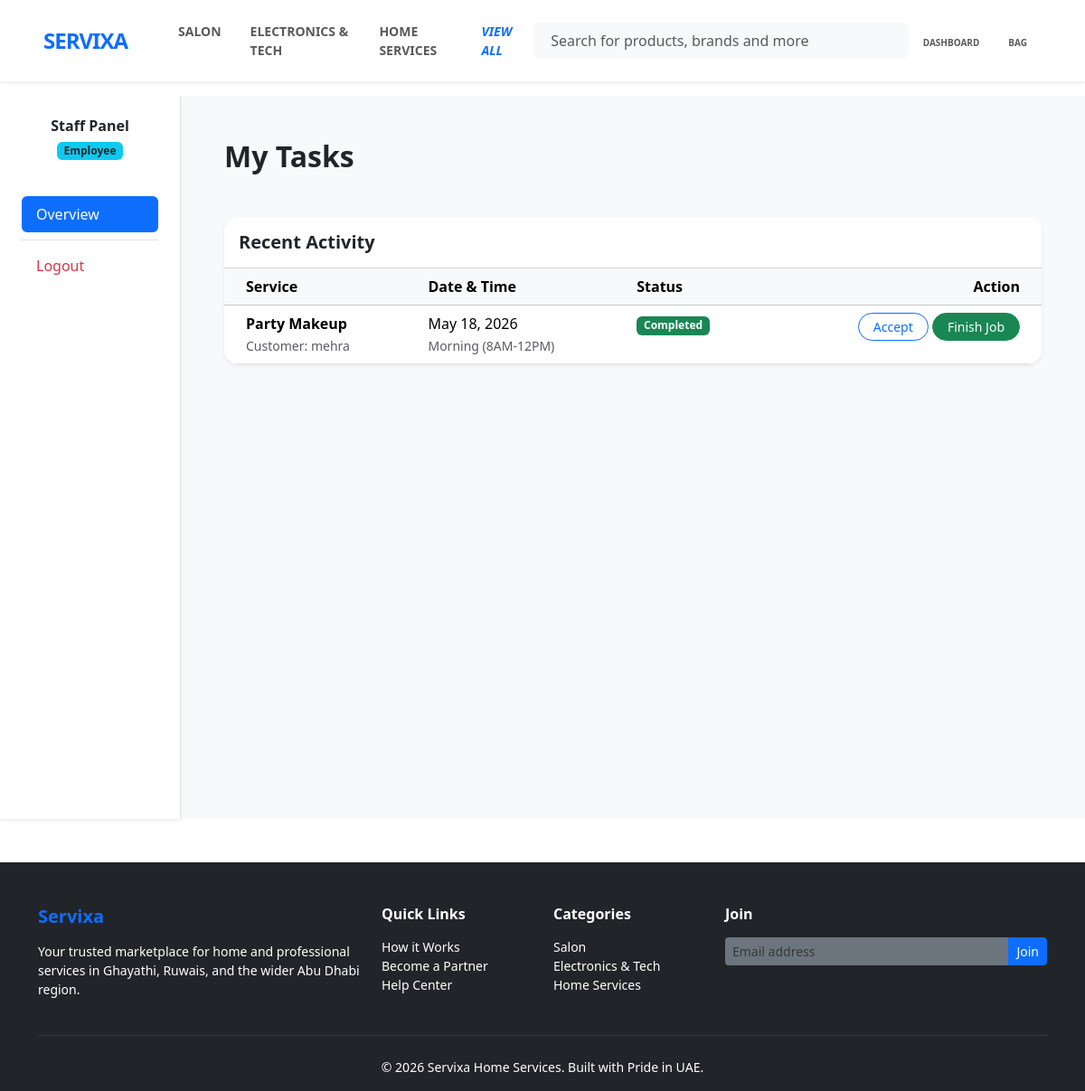
Screenshot of /company/dashboard (signed in) with the database file from the repository.
### services/models.py (models this page shows, shortened)
class Category(models.Model):
    name = models.CharField(max_length=100)
    icon = models.ImageField(upload_to='category_icons',blank=True)

class Service(models.Model):
    category = models.ForeignKey(Category,on_delete=models.SET_NULL,null=True,related_name='cat_services')
    sub_cat = models.ForeignKey(Sub_category,on_delete=models.CASCADE,related_name='subcat_services',blank=True,null = True)
    company = models.ForeignKey(Company,on_delete=models.CASCADE,related_name='services')
    title = models.CharField(max_length=100)
    description = models.TextField(blank=True,null=True)
    overview = models.TextField(blank=True,null=True)
    img = models.ImageField(upload_to='service_images',null = True,blank=True)
    price = models.DecimalField(max_digits=10,decimal_places=2)
    duration_minutes = models.PositiveIntegerField()
    is_available = models.BooleanField(default=True)
    created_at = models.DateTimeField(auto_now_add=True)

### accounts/models.py (models this page shows, shortened)
class CustomUser(AbstractUser):
    ROLE_CHOICES = (
        ('admin','Admin'),
        ('customer','Customer'),
        ('freelancer','Freelancer'),
        ('company admin','Company Admin'),
        ('employee','Employee'),
    )
    role = models.CharField(max_length=20,choices=ROLE_CHOICES,default='customer')
    phone_no = models.CharField(max_length=15,blank=True,null=True)
    profile_pic = models.ImageField(upload_to='profiles',blank=True,null=True)
    verified = models.BooleanField(default=False)

### booking/models.py (models this page shows, shortened)
class Bookings(models.Model):
    STATUS_CHOICES = [
        ('pending','Pending'),
        ('confirmed','Confirmed'),
        ('completed','Completed'),
        ('cancelled','Cancelled'),
    ]
    customer = models.ForeignKey(CustomUser,on_delete=models.CASCADE,related_name='my_bookings')
    service = models.ForeignKey(Service,on_delete=models.CASCADE,related_name='service_booking')
    company = models.ForeignKey(Company,on_delete=models.CASCADE)
    assigned_to  = models.ForeignKey(CustomUser,on_delete=models.SET_NULL,null=True,blank=True,related_name='jobs')
    service_price = models.DecimalField(max_digits=10,decimal_places=2,default=0.00)
    booking_date = models.DateField()
    timeslot = models.CharField(max_length=50)
    status = models.CharField(max_length=20,choices=STATUS_CHOICES,default='pending')

### company/views.py (the view)
# urls.py: path('dashboard',dashboard,name='dashboard'),
def dashboard(request):
    user = request.user
    context = {}
    if user.role in ['company admin','freelancer']:
        try:
            company = Company.objects.get(company_admin = request.user)
            bookings = Bookings.objects.filter(company = company).order_by('-booking_date')
            employees = Employee.objects.filter(company = company)
            services = Service.objects.filter(company = company)
            completed_services = Bookings.objects.filter(company = company,status ='completed')
            price_list = completed_services.values_list('service_price',flat = True)
            total_sum = sum(price_list)
            if total_sum:
                total_earnings = total_sum
            else:
                total_earnings = 0
            active_services_count = services.filter(is_available = True).count()
            context = {'company':company,
                    'employee':employees,
                    'services':services,
                    'bookings':bookings,
                    'total_earnings':total_earnings,
                    'active_services_count':active_services_count,}
        except Company.DoesNotExist:
            redirect(create_company)
    elif user.role == 'employee':
        bookings = Bookings.objects.filter(assigned_to = user).order_by('-booking_date')
        context = {
            'bookings':bookings,
            'is_employee':True
        }
    return render(request,'company/dashboard.html',context)

### booking/context_processors.py (called while the page is built)
def cat_context(request):
    all_cats = Category.objects.all()
    return {
        'nav_categories' : all_cats[:4],
        'more_categories' : all_cats[4:],
        'categories' : all_cats,
    }

### templates/company/dashboard.html (shortened to what this page needs)
{% extends 'base.html' %}
{% block code %}
<div class="container-fluid p-0">
    <div class="row g-0">
        <nav class="col-md-3 col-lg-2 bg-white border-end vh-100 shadow-sm" style="position: sticky; top: 0;">
            <div class="p-4 text-center">
                <h6 class="fw-bold mb-1">{% if is_employee %}Staff Panel{% else %}{{ company.name }}{% endif %}</h6>
                <span class="badge bg-info text-dark mb-4">{{ request.user.role|title }}</span>
                <ul class="nav flex-column text-start mt-3">
                    <li class="nav-item mb-2">
                        <a class="nav-link active bg-primary text-white rounded p-2" href="{% url 'dashboard' %}">
                             Overview
                        </a>
                    </li>
                    <li class="nav-item mb-2 {% if is_employee %}border-top pt-2{% endif %}">
                        <a class="nav-link text-danger p-2" href="{% url 'logout' %}">
                             Logout
                        </a>
                    </li>
                </ul>
            </div>
        </nav>
        <main class="col-md-9 col-lg-10 bg-light p-5">
            <div class="d-flex justify-content-between align-items-center mb-5">
                <h2 class="fw-bold m-0">{% if is_employee %}My Tasks{% else %}Business Dashboard{% endif %}</h2>
            </div>
            <div class="card border-0 shadow-sm rounded-4 overflow-hidden">
                <div class="card-header bg-white py-3">
                    <h5 class="fw-bold m-0">Recent Activity</h5>
                </div>
                <div class="card-body p-0">
                    <table class="table table-hover mb-0">
                        <thead class="table-light">
                            <tr>
                                <th class="ps-4">Service</th>
                                <th>Date & Time</th>
                                <th>Status</th>
                                <th class="text-end pe-4">Action</th>
                            </tr>
                        </thead>
                        <tbody>
                            {% for booking in bookings %}
                            <tr>
                                <td class="ps-4">
                                    <span class="fw-bold d-block">{{ booking.service.title }}</span>
                                    <small class="text-muted">Customer: {{ booking.customer.username }}</small>
                                </td>
                                <td>{{ booking.booking_date }}<br><small class="text-muted">{{ booking.timeslot }}</small></td>
                                <td>
                                    {% if booking.status == 'pending' %}
                                        <span class="badge bg-warning text-dark">Pending</span>
                                    {% elif booking.status == 'confirmed' %}
                                        <span class="badge bg-primary">Confirmed</span>
                                    {% elif booking.status == 'completed' %}
                                        <span class="badge bg-success">Completed</span>
                                    {% endif %}
                                </td>
                                <td class="text-end pe-4">
                                    {% if request.user.role == 'company admin' and not booking.assigned_to %}
                                        <button type="button" class="btn btn-sm btn-primary rounded-pill px-3" data-bs-toggle="modal" data-bs-target="#assignModal{{ booking.id }}">
                                            Allocate
                                        </button>
                                    {% elif is_employee or request.user.role == 'freelancer' and booking.status == 'pending' %}
                                        <a href="{% url 'status_update' booking.id 'confirmed' %}" class="btn btn-sm btn-outline-primary rounded-pill px-3">Accept</a>
                                    {%endif%}
                                    {% if is_employee or request.user.role == 'freelancer' and booking.status == 'confirmed' %}
                                        <a href="{% url 'status_update' booking.id 'completed' %}" class="btn btn-sm btn-success rounded-pill px-3">Finish Job</a>
                                    {% endif %}
                                </td>
                            </tr>
                            {% empty %}
                            <tr>
                                <td colspan="4" class="text-center py-5 text-muted">
                                    <i class="bi bi-inbox fs-1 d-block mb-2"></i> No active bookings.
                                </td>
                            </tr>
                            {% endfor %}
                        </tbody>
                    </table>
                </div>
            </div>
        </main>
    </div>
</div>
{% endblock %}

### templates/base.html (shortened to what this page needs)
<!DOCTYPE html>
<html lang="en">
<head>
    <link href="https://cdn.jsdelivr.net/npm/bootstrap@5.3.8/dist/css/bootstrap.min.css" rel="stylesheet">
</head>
<body >
    <header>
        <nav class="navbar navbar-expand-lg navbar-light bg-white py-3 shadow-sm sticky-top">
            <div class="container-fluid px-lg-5">
                <a class="navbar-brand fw-bold fs-4" href="{% url 'home' %}" style="letter-spacing: -1px;">
                    <span class="text-primary">SERVIXA</span>
                </a>
                <div class="collapse navbar-collapse" id="mainNav">
                    <ul class="navbar-nav me-auto mb-2 mb-lg-0 ms-lg-4 fw-semibold small text-uppercase">
                        {%for cat in nav_categories %}
                            <li class="nav-item"><a class="nav-link px-3" href="{% url 'catview' cat.id %}">{{cat.name}}</a>
                            </li>
                        {%endfor%}
                        <li class = "nav-item">
                            <a href="{% url 'allcats' %}" class="nav-link px-3 fw-bold text-primary"><i>View All</i></a>
                        </li>
                    </ul>
                    <form action="{% url 'search' %}" method="GET" class="d-flex mx-auto col-lg-5 position-relative">
                        <div class="input-group bg-light rounded-2 border-0">
                            <span class="input-group-text bg-transparent border-0 pe-0 text-muted">
                            </span>
                            <input class="form-control bg-transparent border-0 py-2 ps-2 small" type="search" name="search"
                                placeholder="Search for products, brands and more" value="{{ request.GET.search }}">
                        </div>
                    </form>
                    <div class="navbar-nav ms-auto align-items-center">
                        {%if user.is_authenticated %}
                            {% if user.role == 'customer' %}
                                <a href="{% url 'profile' %}" class="nav-link text-center px-3">
                                    <i class="bi bi-person fs-5 d-block"></i>
                                    <span style="font-size: 10px;" class="fw-bold text-uppercase">{{user.username}}</span>
                                </a>
                            {% elif user.role == 'admin' %}
                                <a href="{% url 'admin_dashboard' %}" class="nav-link text-center px-3">
                                    <i class="bi bi-person fs-5 d-block"></i>
                                    <span style="font-size: 10px;" class="fw-bold text-uppercase">Dashboard</span>
                                </a>
                            {% else %}
                                <a href="{% url 'dashboard' %}" class="nav-link text-center px-3">
                                    <span style="font-size: 10px;" class="fw-bold text-uppercase">Dashboard</span>
                                </a>
                            {%endif%}
                        {%else%}
                            <a href="{% url 'login' %}" class="nav-link text-center px-3">
                                <i class="bi bi-person fs-5 d-block"></i>
                                <span style="font-size: 10px;" class="fw-bold text-uppercase">Signup</span>
                            </a>
                        {% endif %}
                        {%if user.is_authenticated %}
                            <a href="{% url 'cartview' %}" class="nav-link text-center px-3">
                                <span style="font-size: 10px;" class="fw-bold text-uppercase">Bag</span>
                            </a>
                        {%endif%}
                    </div>
                </div>
            </div>
        </nav>
    </header>
    <div style="min-height: 500px;">
    {% block code %}
    {%endblock%}
    </div>
    <footer class="bg-dark text-white pt-5 pb-3 mt-5">
        <div class="container">
            <div class="row g-4">
                <div class="col-md-4">
                    <h5 class="fw-bold text-primary mb-3">Servixa</h5>
                    <p class="small text-white">Your trusted marketplace for home and professional services in Ghayathi, Ruwais, and the wider Abu Dhabi region.</p>
                </div>
                <div class="col-md-2">
                    <h6 class="fw-bold mb-3">Quick Links</h6>
                    <ul class="list-unstyled small">
                        <li><a href="#" class="text-white text-decoration-none">How it Works</a></li>
                        <li><a href="#" class="text-white text-decoration-none">Become a Partner</a></li>
                        <li><a href="#" class="text-white text-decoration-none">Help Center</a></li>
                    </ul>
                </div>
                <div class="col-md-2">
                    <h6 class="fw-bold mb-3">Categories</h6>
                    <ul class="list-unstyled small">
                        {% for cat in nav_categories %}
                            <li><a href="#" class="text-white text-decoration-none">{{ cat.name }}</a></li>
                        {% endfor %}
                    </ul>
                </div>
                <div class="col-md-4">
                    <h6 class="fw-bold mb-3">Join</h6>
                    <div class="input-group mb-3">
                        <input type="text" class="form-control form-control-sm bg-secondary border-0 text-white" placeholder="Email address">
                        <button class="btn btn-primary btn-sm">Join</button>
                    </div>
                </div>
            </div>
            <hr class="my-4 border-secondary">
            <div class="text-center small text-white">
                &copy; 2026 Servixa Home Services. Built with Pride in UAE.
            </div>
        </div>
    </footer>
</body>
</html>

### rows the page displays
Category: name "SALON", name "Salon"
Category: name "ELECTRONICS & TECH", name "Electronics & Tech"
Category: name "HOME SERVICES", name "Home Services"
CustomUser: user.role "Employee"
Bookings: service "Party Makeup", customer.username "mehra", booking_date "May 18, 2026", timeslot "Morning (8AM-12PM)", status "Completed"
